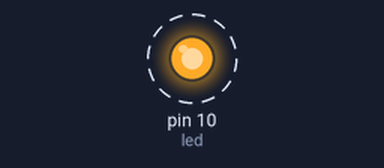
A sketch run on a simulated Arduino Mega 2560, built with avr-gcc and run on an emulated ATmega2560. On the bench: output pins drawn as LEDs (lit = HIGH). Dashed ring = blinking.

Above: at 0.05 s.
Timing chart, 0 to 3.0 s (numbered marks = the images above):
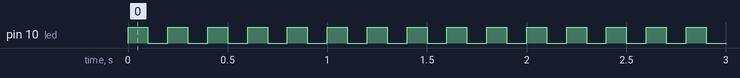

The sketch:

for.ino
```cpp
/*
Αυτός ο κωδικός σχεδιάστηκε από τον Κωνσταντίνο Σάκκα.
Προορίζεται για ακαδημαϊκή χρήση στο Τμήμα Πληροφορικής και Τηλεπικοινωνιών του Πανεπιστημίου
Ιωαννίνων και του github https://ksakkas.github.io/Learn-Wiring-with-Arduino-Mega/.
*/
/*
Αυτός ο κώδικας σχεδιάστηκε και εκτελέστηκε στο πρόγραμμα Arduino έκδοσης 1.8.13
Σχεδιάστηκε για χρήση με το Arduino Mega 2560
*/

//For

#define led 10      //Αρχικοποιησή led = 10 pin

void setup() {
    pinMode(led, OUTPUT);             //Δήλωση led ως έξοδο
}

void loop() {
    for(int i = 0; i < 1000; i++){ //for μέχρι 1000
      digitalWrite(led, HIGH);    //Δίνει μια λογική τιμή 1 (ΥΨΗΛΗ) στο led, δηλαδή το ανάβει.
      delay(100);                //περιμένει για 100ms = 0.1sec
      digitalWrite(led, LOW);   //σβήστε το LED κάνοντας την τάση χαμηλή
      delay(100);              //περιμένει για 100ms = 0.1sec
    }

}
```

Measured:
- by itself, pin 10 (led): alternates HIGH for 0.10 s and LOW for 0.10 s
